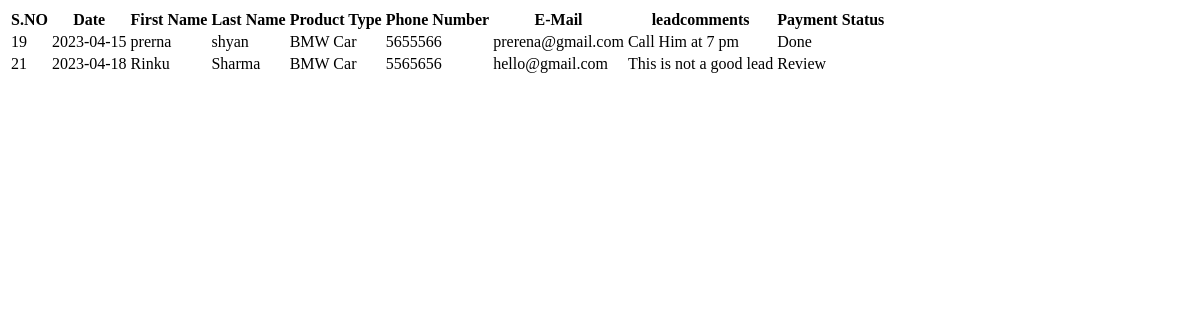
Page /Manager/orderfetch.php on the earlier database version.
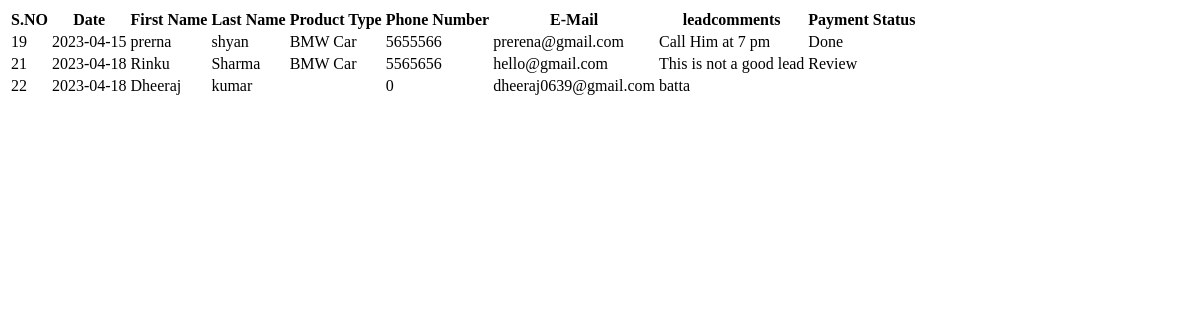
Same page on the later database version.
### tables this page shows
CREATE TABLE `coustomer` (
  `sno` int(11) NOT NULL,
  `Date` date NOT NULL DEFAULT current_timestamp(),
  `fname` varchar(30) NOT NULL,
  `lname` varchar(30) NOT NULL,
  `clothtype` varchar(100) NOT NULL,
  `phonenumber` bigint(10) NOT NULL,
  `email` varchar(30) NOT NULL,
  `address` text NOT NULL,
  `address2` text DEFAULT NULL,
  `country` varchar(10) NOT NULL,
  `state` varchar(15) NOT NULL,
  `zip` int(10) NOT NULL,
  `leadcomments` text NOT NULL,
  `administrationname` text NOT NULL,
  `leadtype` text NOT NULL,
  `Payment Status` text NOT NULL
);

### Manager/orderfetch.php (the view, shortened to what this page needs)
<html>
  <body>
<?php
  include("../dbcon.php");
   $sql = "SELECT * FROM `coustomer` where `administrationname`  = 'dheeraj' ";
   $retval = mysqli_query( $db, $sql );
     echo"
   <table>
      <tr>
      <th>S.NO </th>
      <th> Date </th>
      <th>First Name</th>
      <th>Last Name</th>
      <th>Product Type</th>
      <th>Phone Number</th>
      <th>E-Mail</th>
      <th> leadcomments </th>
      <th> Payment Status </th>
      </tr>";
   while($row = mysqli_fetch_array($retval)) {
      echo "<tr>
      <td>{$row['sno']} </td>".
      "<td> {$row['Date']}  </td>".
       "<td> {$row['fname']}  </td> ".
       "<td> {$row['lname']}  </td> ".
         "<td> {$row['clothtype']}  </td> ".
         "<td> {$row['phonenumber']}  </td> ".
         " <td> {$row['email']} </td>".
         " <td> {$row['leadcomments']} </td>",
         " <td> {$row['Payment Status']} </td>
         </tr>
         ";
   }
?>
</body>
</html>

Differences in the rows shown:
added coustomer: sno "22", Date "2023-04-18", fname "Dheeraj", lname "kumar", phonenumber "0", email "dheeraj0639@gmail.com", leadcomments "batta"
